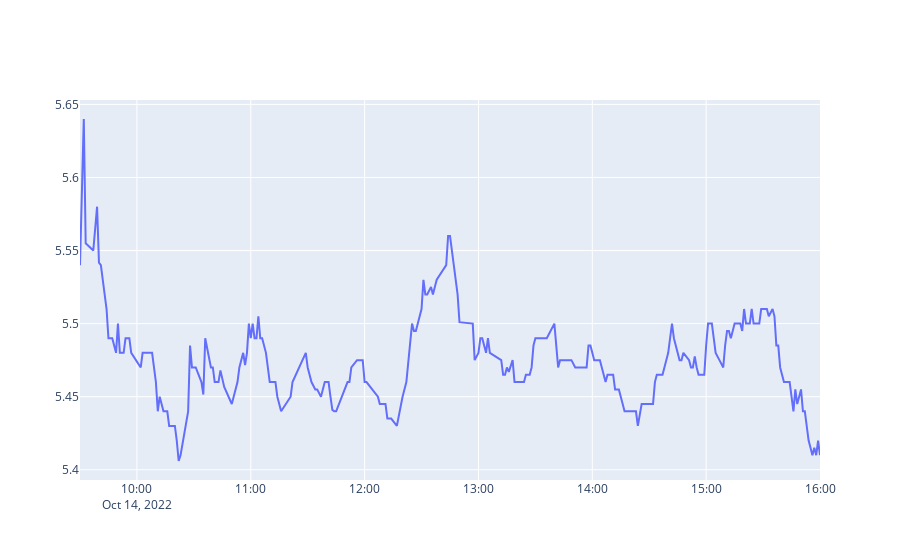

Notebook source saved alongside this figure:
### Code cell
fig = go.Figure(trace4 )
fig

### Figure 1 — Plotly figure (JSON) as saved in the notebook; plotly's stock layout.template omitted (floating-point values rounded to 4 significant figures; data arrays with more than 128 entries replaced by an {"elided": "..."} marker saying what was removed)
{"data": [{"name": "Closing Prices (in USD)", "type": "scatter", "x": {"elided": "265 str values"}, "y": {"elided": "265 float values"}}], "layout": {}}
